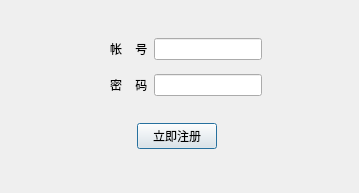
<?xml version="1.0" encoding="UTF-8"?>
<ui version="4.0">
 <class>RegisterWidget</class>
 <widget class="QDialog" name="RegisterWidget">
  <property name="geometry">
   <rect>
    <x>0</x>
    <y>0</y>
    <width>359</width>
    <height>193</height>
   </rect>
  </property>
  <property name="windowTitle">
   <string>Dialog</string>
  </property>
  <widget class="QWidget" name="layoutWidget">
   <property name="geometry">
    <rect>
     <x>40</x>
     <y>30</y>
     <width>292</width>
     <height>74</height>
    </rect>
   </property>
   <layout class="QHBoxLayout" name="horizontalLayout_5">
    <item>
     <spacer name="spacer">
      <property name="orientation">
       <enum>Qt::Horizontal</enum>
      </property>
      <property name="sizeHint" stdset="0">
       <size>
        <width>40</width>
        <height>20</height>
       </size>
      </property>
     </spacer>
    </item>
    <item>
     <layout class="QVBoxLayout" name="verticalLayout_2">
      <item>
       <layout class="QHBoxLayout" name="horizontalLayout_6">
        <item>
         <widget class="QLabel" name="label_3">
          <property name="styleSheet">
           <string notr="true">font: 14pt &quot;WenQuanYi Micro Hei&quot;;</string>
          </property>
          <property name="text">
           <string>帐    号</string>
          </property>
         </widget>
        </item>
        <item>
         <widget class="QLineEdit" name="lineEditUser">
          <property name="styleSheet">
           <string notr="true">font: 14pt &quot;WenQuanYi Micro Hei&quot;;</string>
          </property>
          <property name="alignment">
           <set>Qt::AlignCenter</set>
          </property>
         </widget>
        </item>
       </layout>
      </item>
      <item>
       <layout class="QHBoxLayout" name="horizontalLayout_7">
        <item>
         <widget class="QLabel" name="label_4">
          <property name="styleSheet">
           <string notr="true">font: 14pt &quot;WenQuanYi Micro Hei&quot;;</string>
          </property>
          <property name="text">
           <string>密    码</string>
          </property>
         </widget>
        </item>
        <item>
         <widget class="QLineEdit" name="lineEditPassword">
          <property name="styleSheet">
           <string notr="true">font: 14pt &quot;WenQuanYi Micro Hei&quot;;</string>
          </property>
          <property name="echoMode">
           <enum>QLineEdit::Password</enum>
          </property>
          <property name="alignment">
           <set>Qt::AlignCenter</set>
          </property>
         </widget>
        </item>
       </layout>
      </item>
     </layout>
    </item>
    <item>
     <spacer name="horizontalSpacer_6">
      <property name="orientation">
       <enum>Qt::Horizontal</enum>
      </property>
      <property name="sizeHint" stdset="0">
       <size>
        <width>40</width>
        <height>20</height>
       </size>
      </property>
     </spacer>
    </item>
   </layout>
  </widget>
  <widget class="QWidget" name="layoutWidget_2">
   <property name="geometry">
    <rect>
     <x>90</x>
     <y>120</y>
     <width>174</width>
     <height>32</height>
    </rect>
   </property>
   <layout class="QHBoxLayout" name="horizontalLayout_8">
    <item>
     <spacer name="horizontalSpacer_7">
      <property name="orientation">
       <enum>Qt::Horizontal</enum>
      </property>
      <property name="sizeHint" stdset="0">
       <size>
        <width>40</width>
        <height>20</height>
       </size>
      </property>
     </spacer>
    </item>
    <item>
     <widget class="QPushButton" name="pushButton_register">
      <property name="styleSheet">
       <string notr="true">font: 14pt &quot;WenQuanYi Micro Hei&quot;;</string>
      </property>
      <property name="text">
       <string>立即注册</string>
      </property>
     </widget>
    </item>
    <item>
     <spacer name="horizontalSpacer_8">
      <property name="orientation">
       <enum>Qt::Horizontal</enum>
      </property>
      <property name="sizeHint" stdset="0">
       <size>
        <width>40</width>
        <height>20</height>
       </size>
      </property>
     </spacer>
    </item>
   </layout>
  </widget>
 </widget>
 <resources/>
 <connections/>
</ui>
